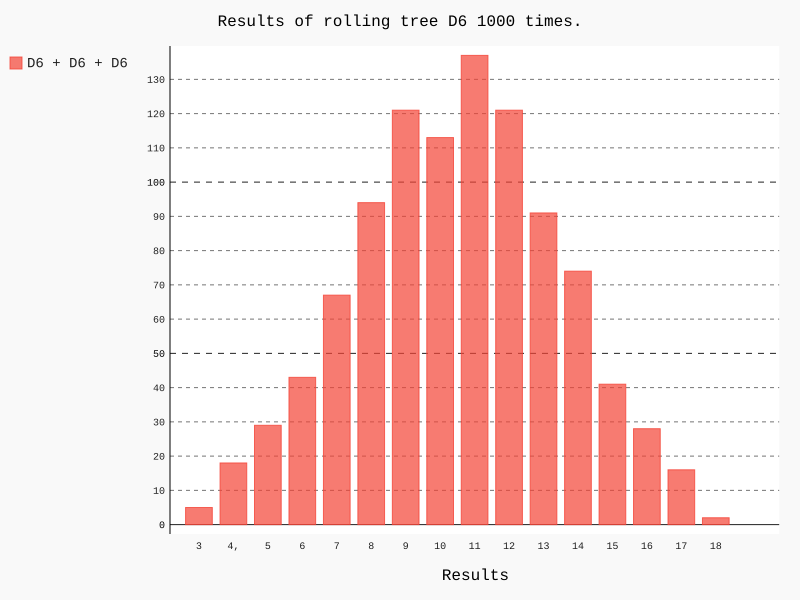

Reproduce this figure in Python.
from die import Die
import pygal

# Create a D6
die_1 = Die(6)
die_2 = Die(6)
die_3 = Die(6)

# Make some rolls, and sotre results in a list.
results = []
for roll_num in range(1000):
    result = die_1.roll() + die_2.roll() + die_3.roll()
    results.append(result)

# Analize the results.
frequencies = []
max_result = die_1.num_sides + die_2.num_sides + die_3.num_sides
print(max_result)
for value in range(3, max_result+2):
    frequency = results.count(value)
    frequencies.append(frequency)

# Visualize the results.
hist = pygal.Bar()
hist.title = "Results of rolling tree D6 1000 times."
hist.x_labels = ["3", "4,", "5", "6", "7", "8", "9", "10", "11", "12", "13","14","15","16","17","18"]
hist.x_title = "Results"
hist.y_tytle = "Frequency of results"

hist.add("D6 + D6 + D6", frequencies)
hist.render_to_file("dice_visual.svg")
